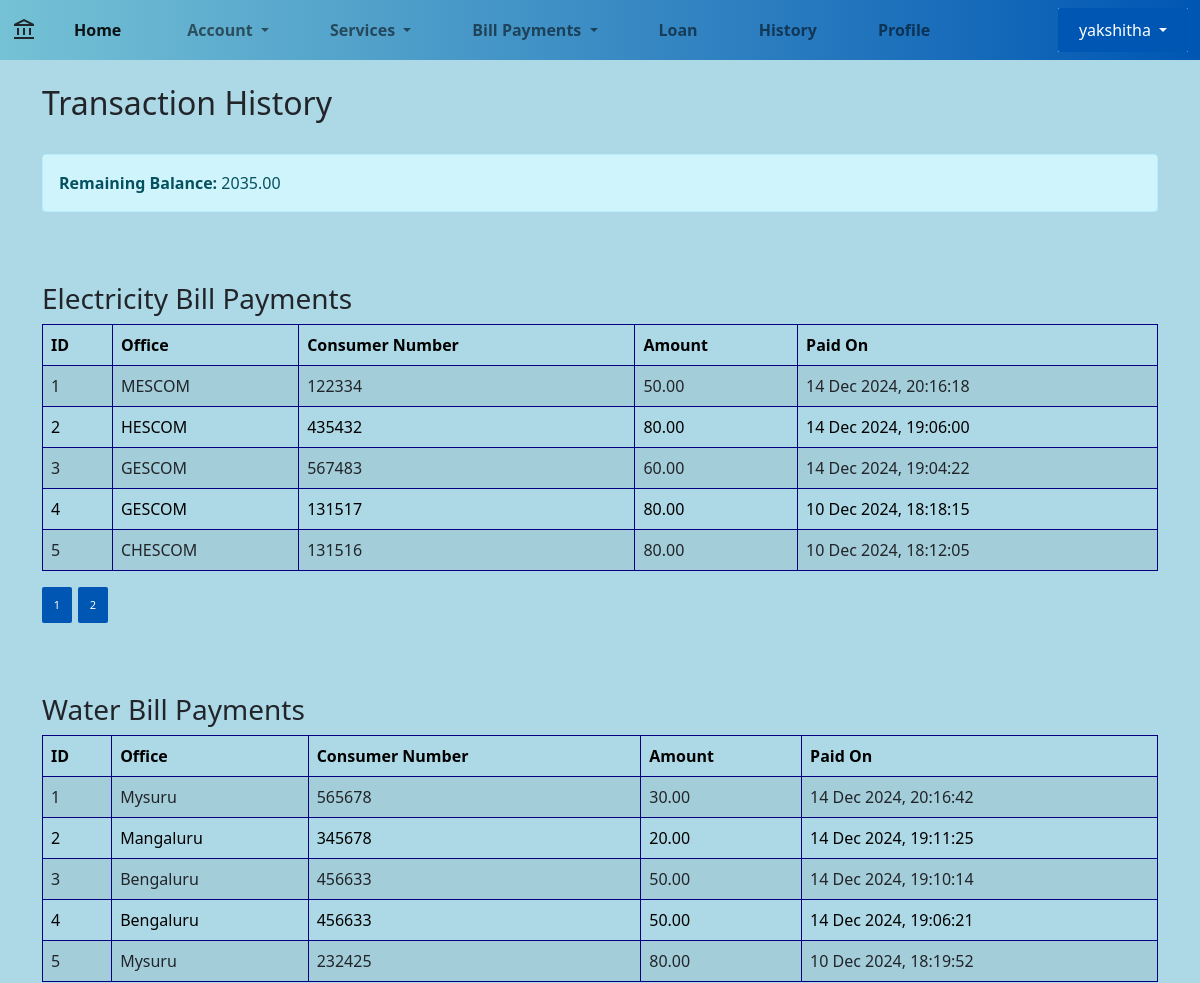
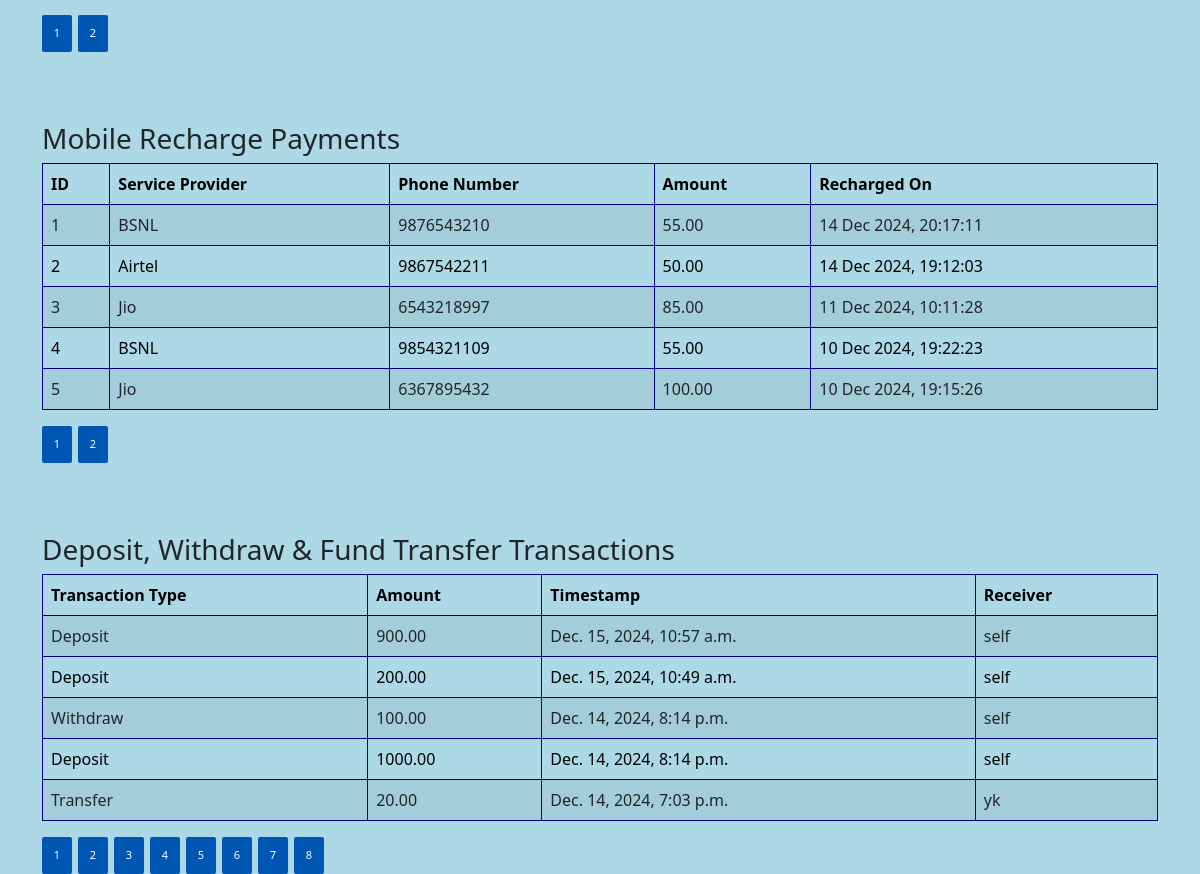
The app's page /history (signed in) with its own data (2 pictures, top to bottom).
### Bank/models.py (models this page shows, shortened)
class Customer_Data(models.Model):
    Cust_ID = models.AutoField(primary_key=True)
    Name = models.CharField(max_length=200)
    Phone_no = models.CharField(max_length=10)
    Email = models.EmailField()
    Balance = models.DecimalField(max_digits=12, decimal_places=2, default=0.0)
    last_interest_calculation = models.DateTimeField(default=now)
    updated = models.DateTimeField(auto_now=True)
    created = models.DateTimeField(auto_now_add=True)

class ElectricityPayment(models.Model):
    customer = models.ForeignKey(Customer_Data, on_delete=models.CASCADE)
    office = models.CharField(max_length=50, choices=[
        ('MESCOM', 'MESCOM'),
        ('HESCOM', 'HESCOM'),
        ('BESCOM', 'BESCOM'),
        ('CHESCOM', 'CHESCOM'),
        ('GESCOM', 'GESCOM'),
    ])
    consumer_number = models.CharField(max_length=15)
    amount = models.DecimalField(max_digits=12, decimal_places=2)
    paid_on = models.DateTimeField(auto_now_add=True)

class WaterPayment(models.Model):
    customer = models.ForeignKey(Customer_Data, on_delete=models.CASCADE)
    office = models.CharField(max_length=50, choices=[
        ('Mangaluru', 'Mangaluru'),
        ('Bengaluru', 'Bengaluru'),
        ('Mysuru', 'Mysuru'),
    ])
    consumer_number = models.CharField(max_length=15)
    amount = models.DecimalField(max_digits=12, decimal_places=2)
    paid_on = models.DateTimeField(auto_now_add=True)

class MobileRechargePayment(models.Model):
    customer = models.ForeignKey(Customer_Data, on_delete=models.CASCADE)
    service_provider = models.CharField(max_length=50, choices=[
        ('Jio', 'Jio'),
        ('BSNL', 'BSNL'),
        ('Airtel', 'Airtel'),
    ])
    phone_number = models.CharField(max_length=10)
    amount = models.DecimalField(max_digits=12, decimal_places=2)
    recharged_on = models.DateTimeField(auto_now_add=True)

class Transaction(models.Model):
    TRANSACTION_CHOICES = [
        ('Deposit', 'Deposit'),
        ('Withdraw', 'Withdraw'),
        ('Transfer', 'Transfer')
    ]
    transaction_id = models.AutoField(primary_key=True)
    transaction_type = models.CharField(max_length=20, choices=TRANSACTION_CHOICES)
    amount = models.DecimalField(max_digits=12, decimal_places=2)
    customer = models.ForeignKey(Customer_Data, on_delete=models.CASCADE, related_name="transactions")
    receiver = models.ForeignKey(Customer_Data, on_delete=models.CASCADE, null=True, blank=True, related_name="received_transactions")
    timestamp = models.DateTimeField(auto_now_add=True)

### Bank/views.py (the view)
# urls.py: path('history', display_all_payments_history, name='transaction_history'),
@login_required(login_url='login')
def display_all_payments_history(request):
    customer = get_object_or_404(Customer_Data, Name=request.user.username)
    electricity_payments = ElectricityPayment.objects.filter(customer=customer).order_by('-paid_on')
    water_payments = WaterPayment.objects.filter(customer=customer).order_by('-paid_on')
    mobile_recharge_payments = MobileRechargePayment.objects.filter(customer=customer).order_by('-recharged_on')
    transactions = Transaction.objects.filter(customer=customer).order_by('-timestamp')
    electricity_paginator = Paginator(electricity_payments, 5)
    electricity_page_number = request.GET.get('electricity_page')
    electricity_page_obj = electricity_paginator.get_page(electricity_page_number)
    water_paginator = Paginator(water_payments, 5)
    water_page_number = request.GET.get('water_page')
    water_page_obj = water_paginator.get_page(water_page_number)
    mobile_paginator = Paginator(mobile_recharge_payments, 5)
    mobile_page_number = request.GET.get('mobile_page')
    mobile_page_obj = mobile_paginator.get_page(mobile_page_number)
    transaction_paginator = Paginator(transactions, 5)
    transaction_page_number = request.GET.get('transaction_page')
    transaction_page_obj = transaction_paginator.get_page(transaction_page_number)
    context = {
        'balance': customer.Balance,
        'electricity_page_obj': electricity_page_obj,
        'water_page_obj': water_page_obj,
        'mobile_page_obj': mobile_page_obj,
        'transaction_page_obj': transaction_page_obj  # Include transaction data in context
    }
    return render(request, 'transaction_history.html', context)

### templates/transaction_history.html
{% extends 'main.html' %}
{% block body_block %}
<div class="container">
    <h2 style="margin-top: 1.5rem;
    margin-bottom: 2rem;">Transaction History</h2>
    <div class="alert alert-info">
        <strong>Remaining Balance:</strong> {{ balance }}
    </div>
    <h3 style="margin-top: 70px;
    margin-bottom: 0.5rem;">Electricity Bill Payments</h3>
    {% if electricity_page_obj %}
        <table class="table table-bordered table-striped" style="border-color: navy; color: black;">
            <thead>
                <tr>
                    <th>ID</th>
                    <th>Office</th>
                    <th>Consumer Number</th>
                    <th>Amount</th>
                    <th>Paid On</th>
                </tr>
            </thead>
            <tbody>
                {% for payment in electricity_page_obj %}
                    <tr>
                        <td>{{ forloop.counter }}</td>
                        <td>{{ payment.office }}</td>
                        <td>{{ payment.consumer_number }}</td>
                        <td>{{ payment.amount }}</td>
                        <td>{{ payment.paid_on|date:"d M Y, H:i:s" }}</td>
                    </tr>
                {% endfor %}
            </tbody>
        </table>
        <div class="pagination">
            {% for page_num in electricity_page_obj.paginator.page_range %}
                <a href="?electricity_page={{ page_num }}"
                   class="btn btn-sm {% if electricity_page_obj.number == page_num %}btn-primary{% else %}btn-light{% endif %}" style="width: 30px;font-size: 11px; margin-right: 6px;">
                    {{ page_num }}
                </a>
            {% endfor %}
        </div>
    {% else %}
        <p>No electricity payments found.</p>
    {% endif %}
    <h3 style="margin-top: 70px;
    margin-bottom: 0.5rem;">Water Bill Payments</h3>
    {% if water_page_obj %}
        <table class="table table-bordered table-striped" style="border-color: navy; color: black;">
            <thead>
                <tr>
                    <th>ID</th>
                    <th>Office</th>
                    <th>Consumer Number</th>
                    <th>Amount</th>
                    <th>Paid On</th>
                </tr>
            </thead>
            <tbody>
                {% for payment in water_page_obj %}
                    <tr>
                        <td>{{ forloop.counter }}</td>
                        <td>{{ payment.office }}</td>
                        <td>{{ payment.consumer_number }}</td>
                        <td>{{ payment.amount }}</td>
                        <td>{{ payment.paid_on|date:"d M Y, H:i:s" }}</td>
                    </tr>
                {% endfor %}
            </tbody>
        </table>
        <div class="pagination">
            {% for page_num in water_page_obj.paginator.page_range %}
                <a href="?water_page={{ page_num }}"
                   class="btn btn-sm {% if water_page_obj.number == page_num %}btn-primary{% else %}btn-light{% endif %}" style="width: 30px;font-size: 11px; margin-right: 6px;" >
                    {{ page_num }}
                </a>
            {% endfor %}
        </div>
    {% else %}
        <p>No water payments found.</p>
    {% endif %}
    <h3 style="margin-top: 70px;
    margin-bottom: 0.5rem;">Mobile Recharge Payments</h3>
    {% if mobile_page_obj %}
        <table class="table table-bordered table-striped" style="border-color: navy; color: black;">
            <thead>
                <tr>
                    <th>ID</th>
                    <th>Service Provider</th>
                    <th>Phone Number</th>
                    <th>Amount</th>
                    <th>Recharged On</th>
                </tr>
            </thead>
            <tbody>
                <tbody>
                    {% for recharge in mobile_page_obj %}
                        <tr>
                            <td>{{ forloop.counter }}</td>
                            <td>{{ recharge.service_provider }}</td>
                            <td>{{ recharge.phone_number }}</td>
                            <td>{{ recharge.amount }}</td>
                            <td>{{ recharge.recharged_on|date:"d M Y, H:i:s" }}</td>
                        </tr>
                    {% endfor %}
                </tbody>
        </table>
        <div class="pagination">
            {% for page_num in mobile_page_obj.paginator.page_range %}
                <a href="?mobile_page={{ page_num }}"
                   class="btn btn-sm {% if mobile_page_obj.number == page_num %}btn-primary{% else %}btn-light{% endif %}" style="width: 30px;font-size: 11px;margin-right: 6px;">
                    {{ page_num }}
                </a>
            {% endfor %}
        </div>
    {% else %}
        <p>No mobile recharge payments found.</p>
    {% endif %}
    <h3 style="margin-top: 70px;
    margin-bottom: 0.5rem;">Deposit, Withdraw & Fund Transfer Transactions</h3>
    {% if transaction_page_obj %}
        <table class="table table-bordered table-striped" style="border-color: navy; color: black;">
            <thead>
                <tr>
                    <th>Transaction Type</th>
                    <th>Amount</th>
                    <th>Timestamp</th>
                    <th>Receiver</th>
                </tr>
            </thead>
            <tbody>
                {% for transaction in transaction_page_obj.object_list %}
                    <tr>
                        <td>{{ transaction.get_transaction_type_display }}</td>
                        <td>{{ transaction.amount }}</td>
                        <td>{{ transaction.timestamp }}</td>
                        <td>{% if transaction.receiver %}{{ transaction.receiver.Name }}{% else %}self{% endif %}</td>
                    </tr>
                {% endfor %}
            </tbody>
        </table>
        <div class="pagination">
            {% for page_num in transaction_page_obj.paginator.page_range %}
                <a href="?transaction_page={{ page_num }}"
                   class="btn btn-sm {% if transaction_page_obj.number == page_num %}btn-primary{% else %}btn-light{% endif %}" style="width: 30px;font-size: 11px; margin-right: 6px;">
                    {{ page_num }}
                </a>
            {% endfor %}
        </div>
    {% else %}
        <p class="alert alert-info">You have no transaction history.</p>
    {% endif %}
</div>
{% endblock %}

### templates/main.html (shortened to what this page needs)
<!DOCTYPE html>
<html lang="en">
  <head>
    <link
      href="https://cdn.jsdelivr.net/npm/bootstrap@5.0.2/dist/css/bootstrap.min.css"
      rel="stylesheet"
    />
    <link rel="stylesheet" href="https://cdnjs.cloudflare.com/ajax/libs/font-awesome/5.15.4/css/all.min.css">
  </head>
  <body>
    <nav class="navbar navbar-expand-lg navbar-light bground">
      <div class="container-fluid">
        <span class="material-symbols-outlined"> account_balance </span>
        <div class="collapse navbar-collapse" id="navbarSupportedContent">
          <ul class="navbar-nav me-auto mb-2 mb-lg-0">
            <li class="nav-item" style="margin-right: 20px; margin-left: 30px;">
              <a
                class="nav-link active"
                aria-current="page"
                href="{% url 'home' %}" style="font-weight: bold;"
                >Home</a
              >
            </li>
            <li class="nav-item dropdown" style="margin-right: 15px; margin-left: 30px;">
              <a
                class="nav-link dropdown-toggle"
                href="#"
                id="navbarDropdown"
                role="button"
                data-bs-toggle="dropdown"
                aria-expanded="false"  style="font-weight: bold;"
              >
                Account
              </a>
            </li>
            <li class="nav-item dropdown" style="margin-right: 15px; margin-left: 30px;">
              <a
                class="nav-link dropdown-toggle"
                href="#"
                id="navbarDropdown"
                role="button"
                data-bs-toggle="dropdown"
                aria-expanded="false" style="font-weight: bold;"
              >
                Services
              </a>
            </li>
            <li class="nav-item dropdown" style="margin-right: 15px; margin-left: 30px;">
              <a
                class="nav-link dropdown-toggle"
                href="#"
                id="navbarDropdown"
                role="button"
                data-bs-toggle="dropdown"
                aria-expanded="false" style="font-weight: bold;"
              >
                Bill Payments
              </a>
            </li>
            <li class="nav-item" style="margin-right: 15px; margin-left: 30px;">
              <a class="nav-link" href="{% url 'loan' %}" style="font-weight: bold;"
                >Loan</a
              >
            </li>
            <li class="nav-item" style="margin-right: 15px; margin-left: 30px;">
              <a class="nav-link" href="{% url 'transaction_history' %}" style="font-weight: bold;"
                >History</a
              >
            </li>
            <li class="nav-item" style="margin-right: 15px; margin-left: 30px;">
              <a class="nav-link" href="{% url 'profile' %} "style="font-weight: bold;" >Profile</a>
            </li>
          </ul>
          <div class="d-flex" style="background: linear-gradient(90deg, #75c2d5, #72aceb);width: auto;">
            <div class="dropdown">
              {% if user.is_authenticated %}
                <button
                  class="btn btn-secondary dropdown-toggle"
                  type="button"
                  id="userDropdown"
                  data-bs-toggle="dropdown"
                  aria-expanded="false"
                >
                  {{ user.username }}
                </button>
              {% endif %}
            </div>
          </div>
        </div>
      </div>
    </nav>
    <div class="body">{% block body_block %} {% endblock %}</div>
  </body>
</html>

### templates/main.html (style rules this page uses)
body { background-color: lightblue; }
.bground { background: linear-gradient(90deg, #75c2d5, #0056b3); }
a { text-decoration: none; }
.btn { display: inline-block; width: 130px; padding: 10px; background-color: #0056b3; color: #ffffff; border: none; border-radius: 2px; font-size: 16px; cursor: pointer; transition: background-color 0.3s ease; text-align: center; }

### records on screen
Customer_Data: Balance "2035.00"
ElectricityPayment: office "MESCOM", consumer_number "122334", amount "50.00", paid_on "14 Dec 2024, 20:16:18"
ElectricityPayment: office "HESCOM", consumer_number "435432", amount "80.00", paid_on "14 Dec 2024, 19:06:00"
ElectricityPayment: office "GESCOM", consumer_number "567483", amount "60.00", paid_on "14 Dec 2024, 19:04:22"
ElectricityPayment: office "GESCOM", consumer_number "131517", amount "80.00", paid_on "10 Dec 2024, 18:18:15"
ElectricityPayment: office "CHESCOM", consumer_number "131516", amount "80.00", paid_on "10 Dec 2024, 18:12:05"
WaterPayment: office "Mysuru", consumer_number "565678", amount "30.00", paid_on "14 Dec 2024, 20:16:42"
WaterPayment: office "Mangaluru", consumer_number "345678", amount "20.00", paid_on "14 Dec 2024, 19:11:25"
WaterPayment: office "Bengaluru", consumer_number "456633", amount "50.00", paid_on "14 Dec 2024, 19:10:14"
WaterPayment: office "Bengaluru", consumer_number "456633", amount "50.00", paid_on "14 Dec 2024, 19:06:21"
WaterPayment: office "Mysuru", consumer_number "232425", amount "80.00", paid_on "10 Dec 2024, 18:19:52"
MobileRechargePayment: service_provider "BSNL", phone_number "9876543210", amount "55.00", recharged_on "14 Dec 2024, 20:17:11"
MobileRechargePayment: service_provider "Airtel", phone_number "9867542211", amount "50.00", recharged_on "14 Dec 2024, 19:12:03"
MobileRechargePayment: service_provider "Jio", phone_number "6543218997", amount "85.00", recharged_on "11 Dec 2024, 10:11:28"
MobileRechargePayment: service_provider "BSNL", phone_number "9854321109", amount "55.00", recharged_on "10 Dec 2024, 19:22:23"
MobileRechargePayment: service_provider "Jio", phone_number "6367895432", amount "100.00", recharged_on "10 Dec 2024, 19:15:26"
Transaction: shows "self"
Transaction: shows "self"
Transaction: shows "self"
Transaction: shows "self"

### other values on screen
{{ user.username }} "yakshitha"
{{ page_num }} "1" "2"
{{ page_num }} "1" "2" "3" "4" "5" "6" "7" "8"
